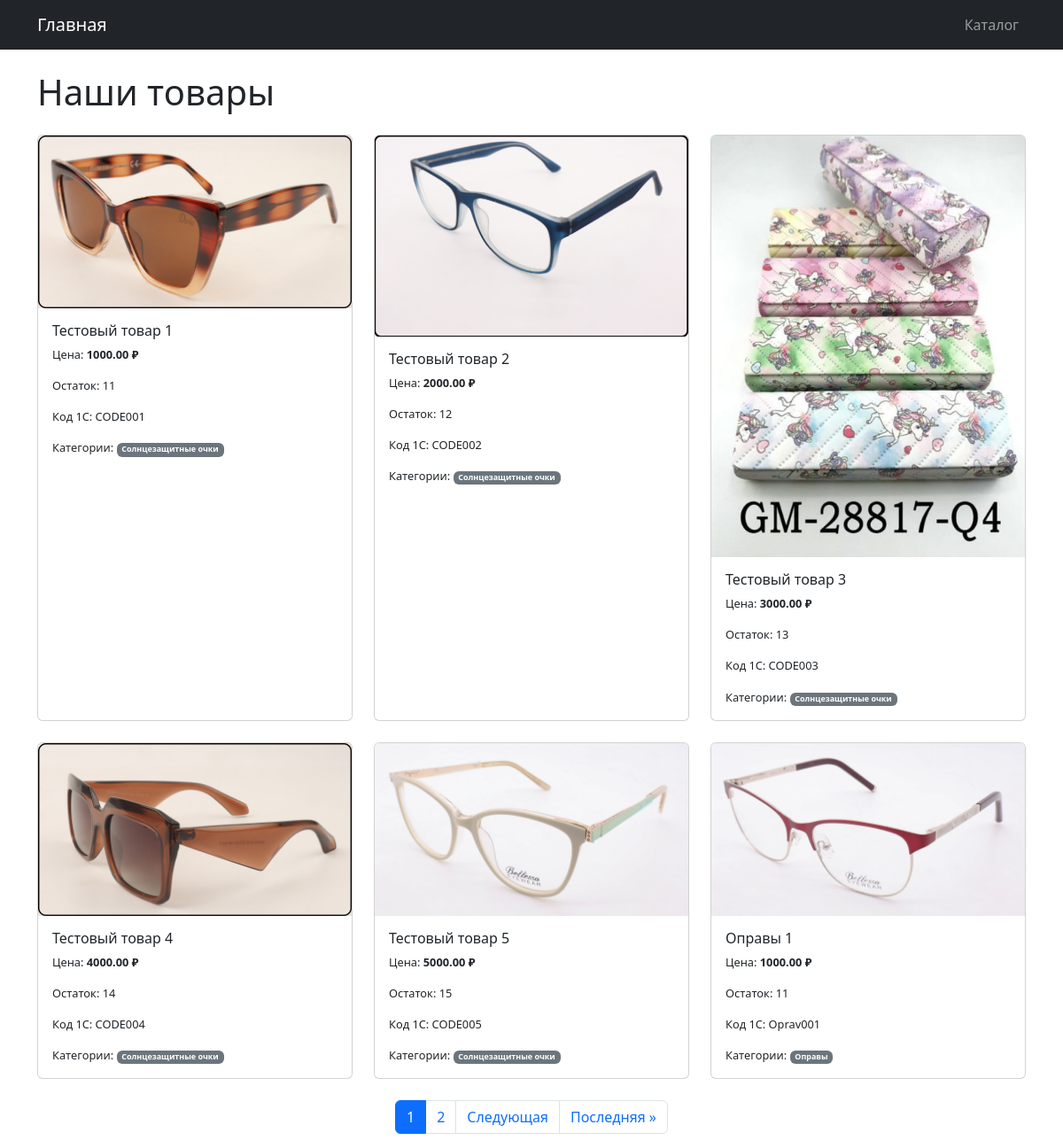
The page / on the database its author committed.
### catalog/models.py (models this page shows, shortened)
class Product(models.Model):
    name = models.CharField(max_length=255)
    price = models.DecimalField(max_digits=10, decimal_places=2)
    stock = models.IntegerField()
    code_1c = models.CharField(max_length=255)
    image = models.ImageField(upload_to='products/', blank=True, null=True)
    categories = models.ManyToManyField(Category)
    slug = models.SlugField(unique=True, max_length=255)

class Category(models.Model):
    name = models.CharField(max_length=255)

### catalog/views.py (the view)
def product_list(request):
    product_list = Product.objects.all()
    paginator = Paginator(product_list, 6)  # товаров на странице
    page_number = request.GET.get('page')
    page_obj = paginator.get_page(page_number)
    return render(request, 'catalog/product_list.html', {'page_obj': page_obj})

### catalog/templates/catalog/product_list.html (shortened to what this page needs)
{% extends "base.html" %}
{% block content %}
    <h1 class="mb-4">Наши товары</h1>
        <section class="row row-cols-1 row-cols-md-2 row-cols-lg-3 g-4">
            {% for product in page_obj %}
            <article class="col">
                <a href="{% url 'product_detail' product.slug %}" class="text-decoration-none text-dark">
                    <div class="card h-100">
                        {% if product.image %}
                            <img src="{{ product.image.url }}" class="card-img-top" alt="{{ product.name }}">
                        {% endif %}
                        <div class="card-body">
                            <h5 class="card-title">{{ product.name }}</h5>
                            <p class="card-text">Цена: <strong>{{ product.price }} ₽</strong></p>
                            <p class="card-text">Остаток: {{ product.stock }}</p>
                            <p class="card-text">Код 1С: {{ product.code_1c }}</p>
                            {% if product.categories.all %}
                                <p class="card-text">Категории:
                                    {% for category in product.categories.all %}
                                        <span class="badge bg-secondary">{{ category.name }}</span>
                                    {% endfor %}
                                </p>
                            {% endif %}
                        </div>
                    </div>
                </a>
            </article>
            {% empty %}
                <p>Нет доступных товаров.</p>
            {% endfor %}
        </section>
    </main>
    <nav aria-label="Навигация по страницам" class="mt-4">
        <ul class="pagination justify-content-center">
            {% for num in page_obj.paginator.page_range %}
                {% if page_obj.number == num %}
                    <li class="page-item active" aria-current="page"><span class="page-link">{{ num }}</span></li>
                {% else %}
                    <li class="page-item"><a class="page-link" href="?page={{ num }}">{{ num }}</a></li>
                {% endif %}
            {% endfor %}
            {% if page_obj.has_next %}
                <li class="page-item"><a class="page-link" href="?page={{ page_obj.next_page_number }}">Следующая</a></li>
                <li class="page-item"><a class="page-link" href="?page={{ page_obj.paginator.num_pages }}">Последняя &raquo;</a></li>
            {% endif %}
        </ul>
    </nav>
{% endblock %}

### catalog/static/catalog/styles.css (style rules this page uses)
.card-title { font-size: 1em; }
.card-text { font-size: 0.8em; }
.badge { font-size: 0.7em; }

### rows shown on the page
Product: image (picture), name "Тестовый товар 1", price "1000.00", stock "11", code_1c "CODE001"
Category: name "Солнцезащитные очки"
Product: image (picture), name "Тестовый товар 2", price "2000.00", stock "12", code_1c "CODE002"
Product: image (picture), name "Тестовый товар 3", price "3000.00", stock "13", code_1c "CODE003"
Product: image (picture), name "Тестовый товар 4", price "4000.00", stock "14", code_1c "CODE004"
Product: image (picture), name "Тестовый товар 5", price "5000.00", stock "15", code_1c "CODE005"
Product: image (picture), name "Оправы 1", price "1000.00", stock "11", code_1c "Oprav001"
Category: name "Оправы"

### other values the page prints
{{ num }} "1"
{{ num }} "2"
